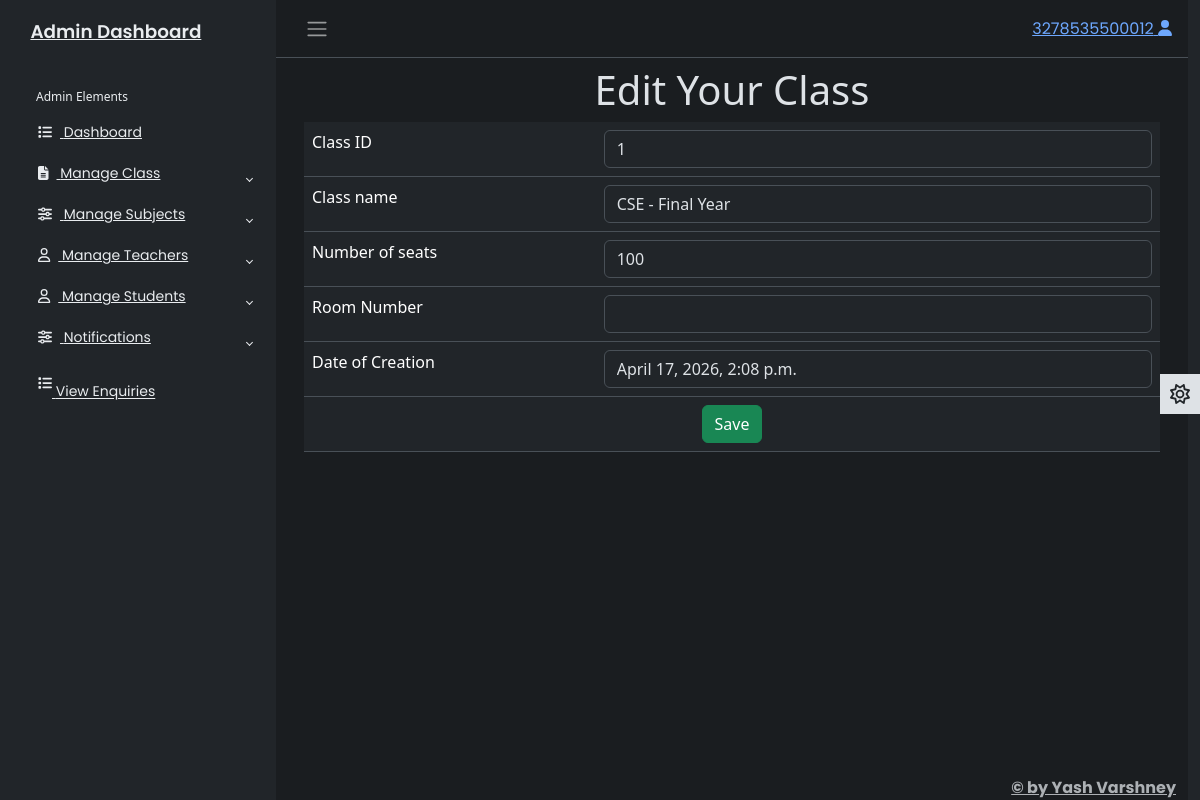
Page /adminapp/editclass/1 (signed in) on the committed database.
### adminapp/models.py (models this page shows)
class Classes(models.Model):
    cid = models.IntegerField(primary_key=True,auto_created=True)
    class_name = models.CharField(max_length=30)
    seats = models.IntegerField()
    roomno = models.CharField(max_length=50)
    created_date = models.DateTimeField()

### adminapp/views.py (the view)
# urls.py: path('editclass/<id>',views.editclass,name = 'editclass'),
@cache_control(no_store = True,no_cache = True,must_revalidate = True)
def editclass(req,id):
    try:
      if req.session['adminid']!=None:
        adminid = req.session['adminid']
        cl = Classes.objects.get(cid=id)
        if req.method == 'POST':
           class_name = req.POST['class_name']
           seats = req.POST['seats']
           roomno = req.POST['roomno']
           Classes.objects.filter(cid=id).update(class_name=class_name,seats=seats,roomno=roomno)
           return redirect('adminapp:viewclass')
        return render(req,'editclass.html',{'adminid':adminid,'cl':cl})
    except KeyError:
       return redirect('login')

### adminapp/templates/editclass.html (shortened to what this page needs)
{% extends 'adminbase.html' %}
{% load static %}
{% block admin %}
<div class="row">
    <div class="col-sm-12">
        <h1 class="text-center">Edit Your Class</h1>
        <form method="post">
            <table class="table">
                <tr>
                    <td>Class ID</td>
                    <td>
                        <input type="text" name="cid" value="{{cl.cid}}" class="form-control" readonly>
                    </td>
                </tr>
                <tr>
                    <td>Class name</td>
                    <td>
                        <input type="text" name="class_name" value="{{cl.class_name}}" class="form-control">
                    </td>
                </tr>
                <tr>
                    <td>Number of seats</td>
                    <td>
                        <input type="number" name="seats" value="{{cl.seats}}" class="form-control">
                    </td>
                </tr>
                <tr>
                    <td>Room Number</td>
                    <td>
                        <input type="number" name="roomno" value="{{cl.roomno}}" class="form-control">
                    </td>
                </tr>
                <tr>
                    <td>Date of Creation</td>
                    <td>
                        <input type="text" name="created_date" value="{{cl.created_date}}" class="form-control" readonly>
                    </td>
                </tr>
                <tr>
                    <td colspan="2" class="text-center">
                        <button type="submit" class="btn btn-success">Save</button>
                    </td>
                </tr>
            </table>
        </form>
    </div>
</div>
{% endblock %}

### adminapp/static/css/adminstyle.css (style rules this page uses)
body { font-family: 'Poppins', sans-serif; font-size: 0.875rem; opacity: 1; overflow-y: scroll; margin: 0; }

### rows in the picture
Classes: cid "1", class_name "CSE - Final Year", seats "100", created_date "April 17, 2026, 2:08 p.m."

### other values in the picture
{{ adminid }} "3278535500012"
